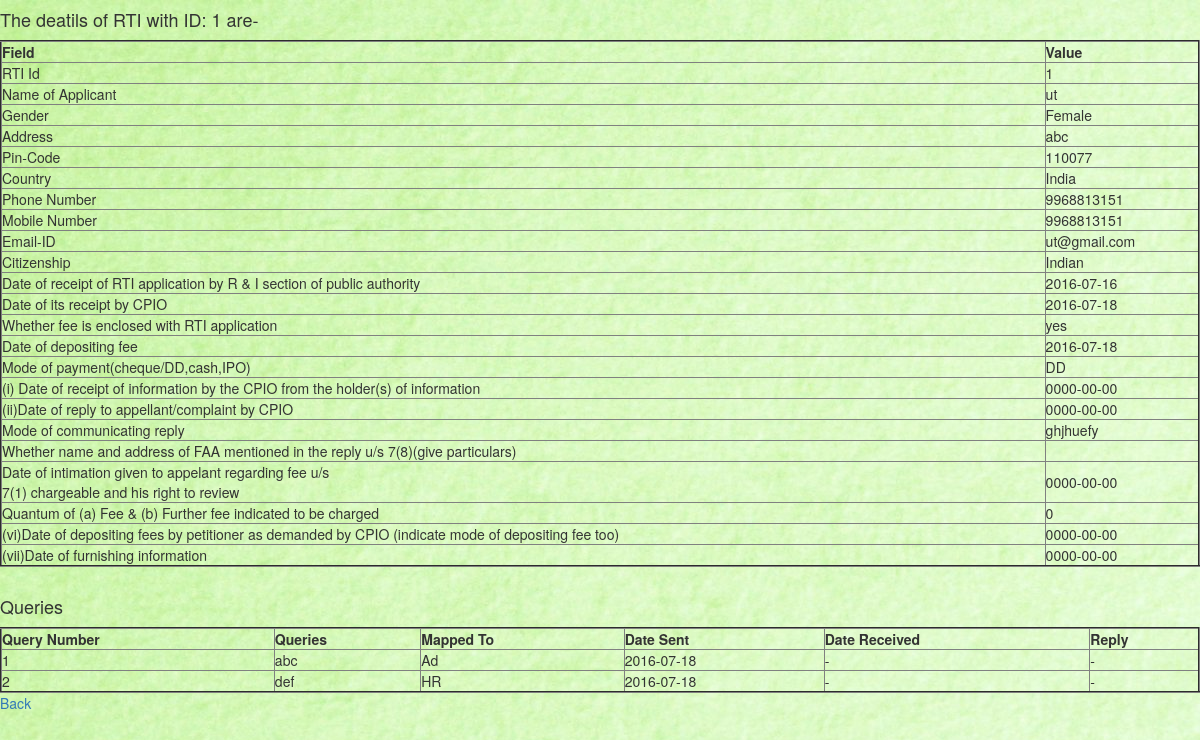
Screenshot of /compid.php?id=1 with the database file from the repository.
### tables this page shows
CREATE TABLE `add_rti` (
  `id` int(11) NOT NULL,
  `name` varchar(30) NOT NULL,
  `gender` varchar(15) NOT NULL,
  `address` varchar(100) NOT NULL,
  `pin_code` int(11) NOT NULL,
  `state` varchar(20) NOT NULL,
  `country` varchar(10) NOT NULL,
  `phone_no` varchar(15) NOT NULL,
  `mobile` varchar(15) NOT NULL,
  `email` varchar(40) NOT NULL,
  `citizenship` varchar(15) NOT NULL,
  `date_of_receipt` date NOT NULL,
  `date_of_receipt_cio` date NOT NULL,
  `timespan` int(11) NOT NULL,
  `fee_enclosed` varchar(10) NOT NULL,
  `fee_deposit_date` date NOT NULL,
  `pay_mode` varchar(20) NOT NULL,
  `archieve` int(11) DEFAULT NULL
);

CREATE TABLE `info_about_reply` (
  `id` int(11) NOT NULL,
  `holder_receipt_date` date NOT NULL,
  `reply_date` date NOT NULL,
  `reply_mode` varchar(20) NOT NULL,
  `reply_time` int(11) NOT NULL,
  `faa_info` varchar(50) NOT NULL
);

CREATE TABLE `section4` (
  `id` int(11) NOT NULL,
  `info_fee_date` date NOT NULL,
  `info_fee` int(11) NOT NULL,
  `fee_submit_date` date NOT NULL,
  `given_info_date` date NOT NULL,
  `info_time` int(11) NOT NULL
);

CREATE TABLE `t2` (
  `id` int(11) NOT NULL,
  `q_no` int(11) NOT NULL,
  `ques` varchar(200) NOT NULL,
  `map` varchar(50) NOT NULL,
  `date_sent` date NOT NULL
);

### compid.php (the view, shortened to what this page needs)
<!DOCTYPE html>
<html>
	<head>
		<link rel="stylesheet" href="css/background.css">
		<link rel="stylesheet" href="bootstrap/css/bootstrap.min.css">
	</head>
<body>
<?php
	include 'config_database.php';
	$id=$_GET['id'];
	echo "<h4>The deatils of RTI with ID: ".$id." are-</h4>" ;
	$query=" SELECT * FROM add_rti where id=".$id;
    $res=mysqli_query($con, $query);
	$r1=mysqli_fetch_assoc($res);
	$query=" SELECT * FROM info_about_reply where id=".$id;
    $res=mysqli_query($con, $query);
	$r2=mysqli_fetch_assoc($res);
	$query=" SELECT * FROM section4 where id=".$id;
    $res=mysqli_query($con, $query);
	$r3=mysqli_fetch_assoc($res);
	echo "<table width=100% border=2>" ;
		echo "<tr>
				<th>Field</th>
				<th>Value</th>
			</tr>";
		echo "<tr>";
			echo "<td>RTI Id</td>";
			echo "<td>".$r1['id']."</td>";
		echo "</tr>";
		echo "<tr>";
			echo "<td>Name of Applicant</td>";
			echo "<td>".$r1['name']."</td>";
		echo "</tr>";
		echo "<tr>";
			echo "<td>Gender</td>";
			echo "<td>".$r1['gender']."</td>";
		echo "</tr>";
		echo "<tr>";
			echo "<td>Address</td>";
			echo "<td>".$r1['address']."</td>";
		echo "</tr>";
		echo "<tr>";
			echo "<td>Pin-Code</td>";
			echo "<td>".$r1['pin_code']."</td>";
		echo "</tr>";
		echo "<tr>";
			echo "<td>Country</td>";
			echo "<td>".$r1['country']."</td>";
		echo "</tr>";
		echo "<tr>";
			echo "<td>Phone Number</td>";
			echo "<td>".$r1['phone_no']."</td>";
		echo "</tr>";
		echo "<tr>";
			echo "<td>Mobile Number</td>";
			echo "<td>".$r1['mobile']."</td>";
		echo "</tr>";
		echo "<tr>";
			echo "<td>Email-ID</td>";
			echo "<td>".$r1['email']."</td>";
		echo "</tr>";
		echo "<tr>";
			echo "<td>Citizenship</td>";
			echo "<td>".$r1['citizenship']."</td>";
		echo "</tr>";
		echo "<tr>";
			echo "<td>Date of receipt of RTI application by R & I section of public authority</td>";
			echo "<td>".$r1['date_of_receipt']."</td>";
		echo "</tr>";
		echo "<tr>";
			echo "<td>Date of its receipt by CPIO</td>";
			echo "<td>".$r1['date_of_receipt_cio']."</td>";
		echo "</tr>";
		echo "<tr>";
			echo "<td>Whether fee is enclosed with RTI application</td>";
			echo "<td>".$r1['fee_enclosed']."</td>";
		echo "</tr>";
		echo "<tr>";
			echo "<td>Date of depositing fee</td>";
			echo "<td>".$r1['fee_deposit_date']."</td>";
		echo "</tr>";
		echo "<tr>";
			echo "<td>Mode of payment(cheque/DD,cash,IPO)</td>";
			echo "<td>".$r1['pay_mode']."</td>";
		echo "</tr>";
		if($r2)
		{
			echo "<tr>";
				echo "<td>(i) Date of receipt of information by the CPIO from the holder(s) of information</td>";
				echo "<td>".$r2['holder_receipt_date']."</td>";
			echo "</tr>";
			echo "<tr>";
				echo "<td>(ii)Date of reply to appellant/complaint by CPIO</td>";
				echo "<td>".$r2['reply_date']."</td>";
			echo "</tr>";
			echo "<tr>";
				echo "<td>Mode of communicating reply</td>";
				echo "<td>".$r2['reply_mode']."</td>";
			echo "</tr>";
			echo "<tr>";
				echo "<td>Whether name and address of FAA mentioned in the reply u/s 7(8)(give particulars)</td>";
				echo "<td>".$r2['faa_info']."</td>";
			echo "</tr>";
		}
		if($r3)
		{
			echo "<tr>";
				echo "<td>Date of intimation given to appelant regarding fee u/s</br> 7(1) chargeable  and his right to review</td>";
				echo "<td>".$r3['info_fee_date']."</td>";
			echo "</tr>";
			echo "<tr>";
				echo "<td>Quantum of (a) Fee & (b) Further fee indicated to be charged</td>";
				echo "<td>".$r3['info_fee']."</td>";
			echo "</tr>";
			echo "<tr>";
				echo "<td>(vi)Date of depositing fees by petitioner as demanded by CPIO (indicate mode of depositing fee too)</td>";
				echo "<td>".$r3['fee_submit_date']."</td>";
			echo "</tr>";
			echo "<tr>";
				echo "<td>(vii)Date of furnishing information</td>";
				echo "<td>".$r3['given_info_date']."</td>";
			echo "</tr>";
		}
	echo "</table><br>";
	$query=" SELECT * FROM t2 where id=".$id;
    $res=mysqli_query($con, $query);
	$r6=mysqli_fetch_assoc($res);
	$query=" SELECT * FROM reply_queries where id=".$id;
    $res1=mysqli_query($con, $query);
	$r7=mysqli_fetch_assoc($res1);
	echo "<h4>Queries</h4>";
	echo "<table width=100% border=2>
			<tr>
				<th>Query Number</th>
				<th>Queries</th>
				<th>Mapped To</th>
				<th>Date Sent</th>
				<th>Date Received</th>
				<th>Reply</th>
			</tr>";
	if($r6)
	{
		do{
			echo "<tr>";
				echo "<td>".$r6['q_no']."</td>";
				echo "<td>".$r6['ques']."</td>";
				echo "<td>".$r6['map']."</td>";
				echo "<td>".$r6['date_sent']."</td>";
				if($r7)
				{
					while($r6['q_no']==$r7['q_no'])
					{
						echo "<td>".$r7['date_received']."</td>";
						echo "<td>".$r7['ans']."</td>";
						$r7=mysqli_fetch_assoc($res1);
					}
				}
				else
				{
					echo "<td> - </td>";
					echo "<td> - </td>";
				}
			echo "</tr>";
			$r6=mysqli_fetch_assoc($res);
		}while($r6);
	}
	echo "</table>";
	if($r1['archieve']==1)
		echo "<a href='view_completed_rti.php'>Back</a>" ;
	else
		echo "<a href='previd.php?id=".$id."'>Back</a>" ;
?>
</body>
</html>

### css/background.css (style rules this page uses)
body { background-image: url("n1.jpg"); font-family: "Roboto", sans-serif; -webkit-font-smoothing: antialiased; -moz-osx-font-smoothing: grayscale; }

### rows the page displays
add_rti: id "1", name "ut", gender "Female", address "abc", pin_code "110077", country "India", phone_no "9968813151", mobile "9968813151", email "ut@gmail.com", citizenship "Indian", date_of_receipt "2016-07-16", date_of_receipt_cio "2016-07-18", fee_enclosed "yes", fee_deposit_date "2016-07-18", pay_mode "DD"
info_about_reply: holder_receipt_date "0000-00-00", reply_date "0000-00-00", reply_mode "ghjhuefy"
section4: info_fee_date "0000-00-00", info_fee "0", fee_submit_date "0000-00-00", given_info_date "0000-00-00"
t2: q_no "1", ques "abc", map "Ad", date_sent "2016-07-18"
t2: q_no "2", ques "def", map "HR", date_sent "2016-07-18"

### other values shown
$id "1"
